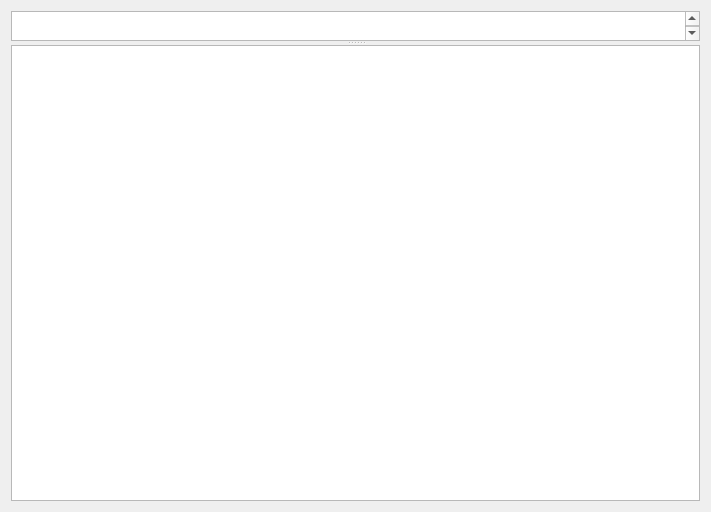
<?xml version="1.0" encoding="UTF-8"?>
<ui version="4.0">
 <class>Form</class>
 <widget class="QWidget" name="Form">
  <property name="geometry">
   <rect>
    <x>0</x>
    <y>0</y>
    <width>711</width>
    <height>512</height>
   </rect>
  </property>
  <property name="windowTitle">
   <string>Form</string>
  </property>
  <layout class="QVBoxLayout" name="verticalLayout">
   <item>
    <widget class="QSplitter" name="splitter">
     <property name="orientation">
      <enum>Qt::Vertical</enum>
     </property>
     <widget class="QPlainTextEdit" name="type">
      <property name="maximumSize">
       <size>
        <width>16777215</width>
        <height>30</height>
       </size>
      </property>
      <property name="font">
       <font>
        <pointsize>14</pointsize>
        <italic>false</italic>
       </font>
      </property>
     </widget>
     <widget class="QPlainTextEdit" name="text"/>
    </widget>
   </item>
  </layout>
 </widget>
 <resources/>
 <connections/>
</ui>
